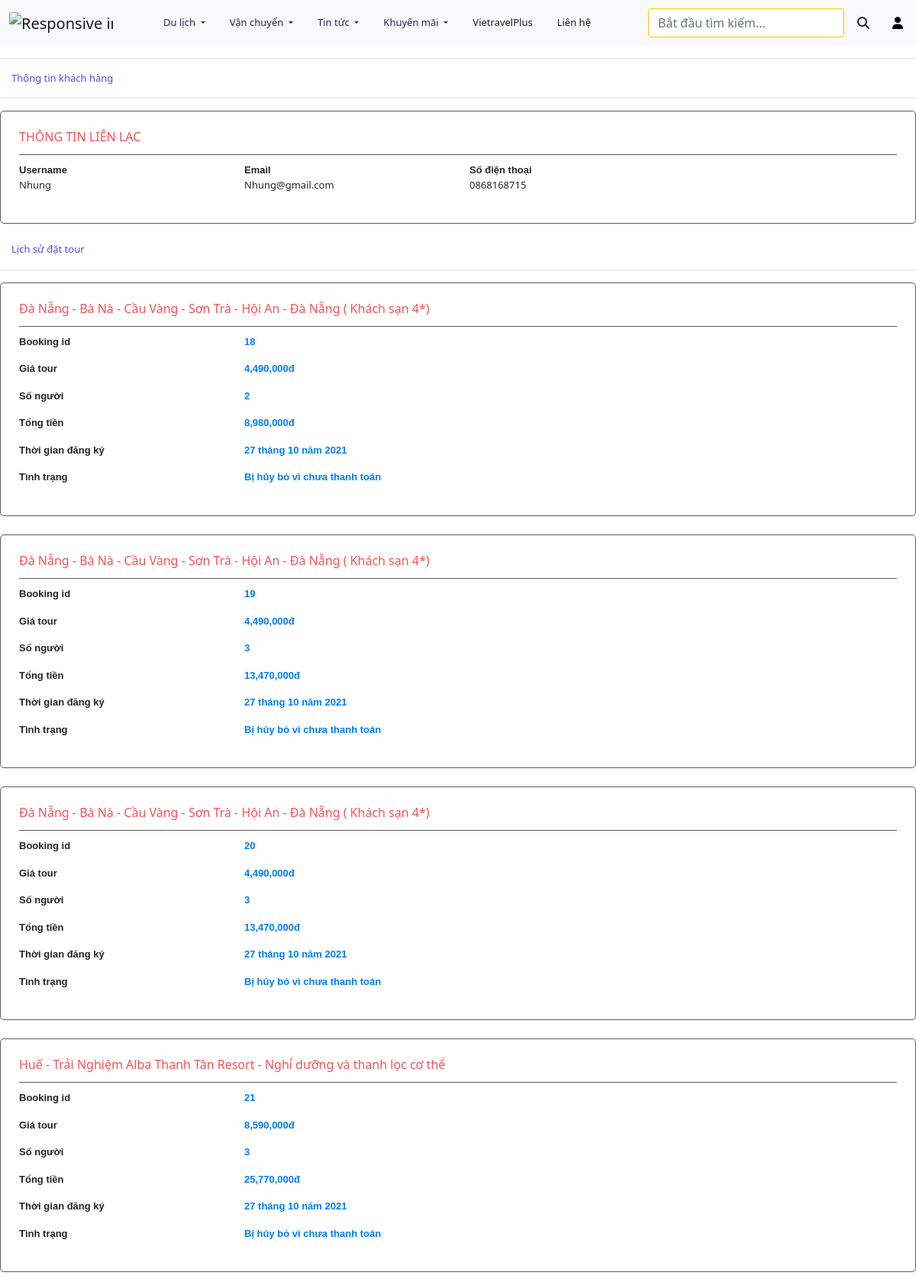
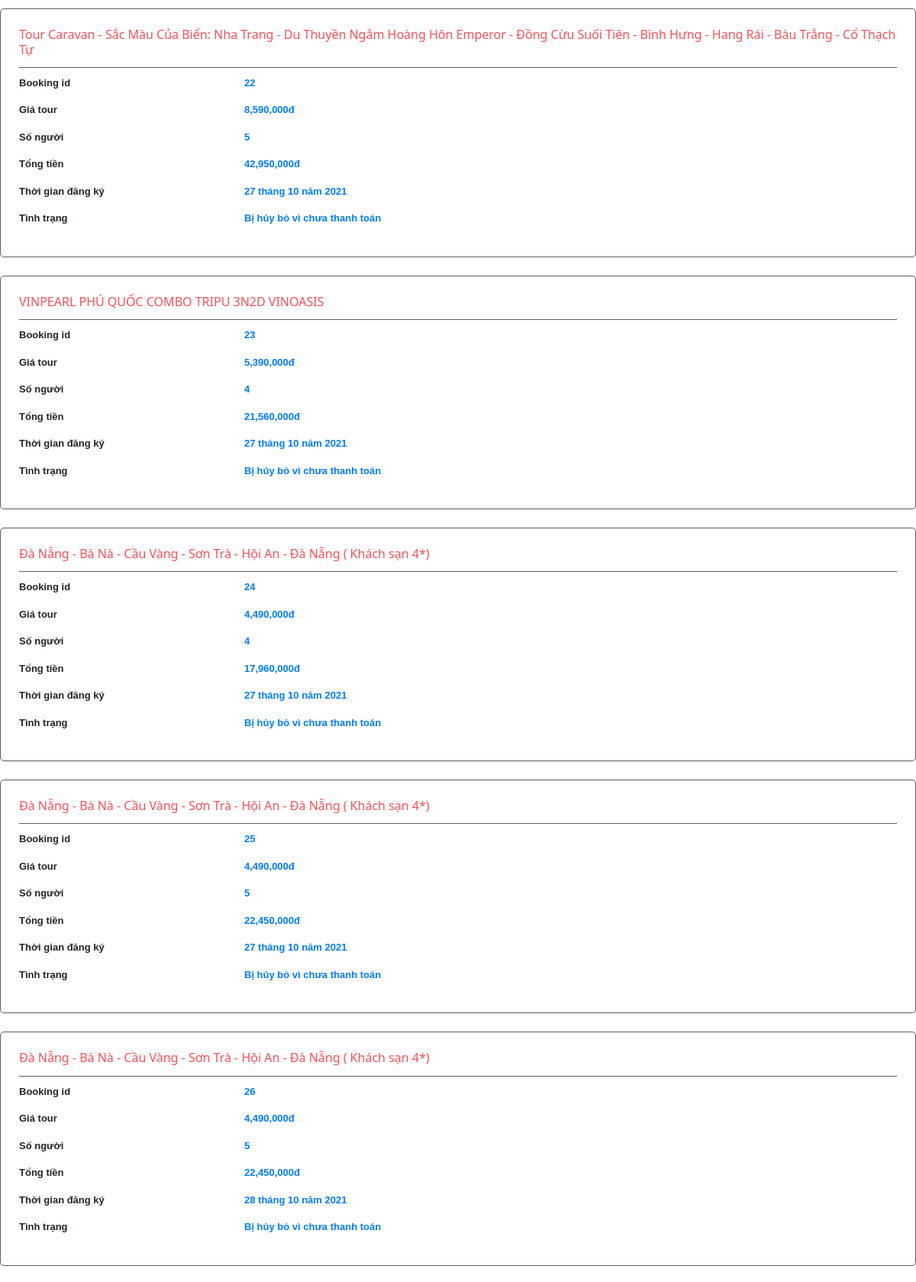
The page /history.php?customer_id=1 (upper part) on the database its author committed (2 pictures, top to bottom).
### tables this page shows
CREATE TABLE `customers` (
  `customer_id` int(11) NOT NULL,
  `user_name` varchar(50) NOT NULL,
  `password` varchar(255) NOT NULL,
  `email` varchar(50) NOT NULL,
  `birthday` datetime NOT NULL,
  `phone_number` varchar(10) NOT NULL,
  `name` varchar(50) NOT NULL,
  `gender` int(1) NOT NULL,
  `status` int(1) NOT NULL,
  `code` varchar(255) NOT NULL,
  `is_admin` int(10) NOT NULL,
  `date_created` datetime NOT NULL DEFAULT current_timestamp()
);

CREATE TABLE `orders` (
  `order_id` int(50) NOT NULL,
  `customer_id` int(50) NOT NULL,
  `tour_id` int(50) NOT NULL,
  `start_time` date NOT NULL,
  `people` int(10) NOT NULL,
  `validation` int(1) NOT NULL,
  `payment` int(1) NOT NULL,
  `date_created` datetime NOT NULL DEFAULT current_timestamp()
);

CREATE TABLE `tours` (
  `tour_id` int(11) NOT NULL,
  `tour_name` varchar(255) NOT NULL,
  `description` varchar(5000) DEFAULT NULL,
  `places` varchar(500) NOT NULL,
  `day_count` int(11) NOT NULL,
  `res_id` int(11) DEFAULT NULL,
  `hotel_id` int(11) DEFAULT NULL,
  `price_per_person` int(11) NOT NULL,
  `image_1` varchar(255) NOT NULL,
  `image_2` varchar(255) NOT NULL,
  `image_3` varchar(255) NOT NULL,
  `image_4` varchar(255) NOT NULL,
  `city_id` int(11) NOT NULL,
  `tour_guide_id` int(11) DEFAULT NULL,
  `tour_type_id` int(10) NOT NULL,
  `tour_rank_id` int(10) NOT NULL,
  `travel_schedule` text DEFAULT NULL,
  `max` int(11) NOT NULL DEFAULT 6
);

### config/database-function.php (called while the page is built, shortened)
<?php
    require_once('database-connection.php');
    function simpleQuery($sql, bool $isGet = true, $params = []){
        global $conn;
        $stmt = $conn -> prepare($sql);
        if(count($params) > 0){
            $types = '';
            foreach($params as $v){
                if(is_int($v)){
                    $types = $types.'i';
                }else if(is_double($v)){
                    $types = $types.'d';
                }else{
                    $types = $types.'s';
                }
            }
            $values = array_values($params);
            $stmt -> bind_param($types, ...$values);
        }
        $stmt -> execute();
        if($isGet){
            $record = $stmt -> get_result() -> fetch_all(MYSQLI_ASSOC);
            return $record;
        }else{
            return $stmt;
        }
    }
?>

### history.php (the view, shortened to what this page needs)
<?php
    $orders = null;
    $customer = null;
    if(isset($_GET)){
        if(isset($_GET["customer_id"]) && $_GET["customer_id"] != null){
            $sql = "select * from tours, orders where orders.tour_id = tours.tour_id and orders.customer_id = ?";
            $orders = simpleQuery($sql, 1, [$_GET["customer_id"]]);
            $sql = "select * from customers where customer_id = ?";
            $customer = simpleQuery($sql, 1, [$_GET["customer_id"]])[0];
        }else{
            header("location: error.php");
        }
    }else{
        header("location: error.php");
    }
    require('templates/header.php');
?>
<div class="mr-auto ml-auto" style="max-width: 1300px">
    <hr>
    <div class="col-12 mt-2">
        <span href="#" style="color:#4D4AEF; font-weight: 500;">Thông tin khách hàng</span>
    </div>
    <hr>
    <div class="h-booking-detail p-4 mb-4">
        <div class="h-heading">
            <h6 class="fw-bold">THÔNG TIN LIÊN LẠC</h6>
        </div>
        <div class="row">
            <?php
                echo '
                    <div class="col-4 col-md-3">
                        <span class="h-label">Username</span>
                        <p class="info">'.$customer["user_name"].'</p>
                    </div>
                    <div class="col-md-3 col-4">
                        <span class="h-label">Email</span>
                        <p class="info">'.$customer["email"].'</p>
                    </div>
                    <div class="col-md-6 col-4">
                        <span class="h-label">Số điện thoại</span>
                        <p class="info">'.$customer["phone_number"].'</p>
                    </div>
                ';
            ?>
        </div>
    </div>
    <div class="col-12 mt-2">
        <span href="#" style="color:#4D4AEF; font-weight: 500;">Lịch sử đặt tour</span>
    </div>
    <hr>
    <?php
        foreach($orders as $order){
            $date = date_create($order["date_created"]);
            $day = date_format($date, "d");
            $month = date_format($date, "m");
            $year = date_format($date, "Y");
            echo '
                <div class="h-booking-detail p-4 mb-4">
                    <div class="h-heading">
                        <h6 class="fw-bold ">'.$order["tour_name"].'</h6>
                    </div>
                    <div class="row item">
                        <div class="col-md-3 col-12 h-label">Booking id</div>
                        <div class="col-md-9 col-12 h-text">
                            <span class="text-primary fw-bold">'.$order['order_id'].'</span>
                        </div>
                    </div>
                    <div class="row item">
                        <div class="col-md-3 col-12 h-label">Giá tour</div>
                        <div class="col-md-9 col-12 h-text">
                            <span class="text-primary fw-bold">'.number_format($order["price_per_person"], 0, "", ",").'đ</span>
                        </div>
                    </div>
                    <div class="row item">
                        <div class="col-md-3 col-12 h-label">Số người</div>
                        <div class="col-md-9 col-12 h-text">
                            <span class="text-primary fw-bold">'.$order["people"].'</span>
                        </div>
                    </div>
                    <div class="row item">
                        <div class="col-md-3 col-12 h-label">Tổng tiền</div>
                        <div class="col-md-9 col-12 h-text">
                            <span class="text-primary fw-bold">'.number_format((int) $order["price_per_person"] * (int) $order["people"], 0, "", ",").'đ</span>
                        </div>
                    </div>
                    <div class="row item">
                        <div class="col-md-3 col-12 h-label">Thời gian đăng ký</div>
                        <div class="col-md-9 col-12 h-text">
                            <span class="text-primary fw-bold">'."$day tháng $month năm $year".'</span>
                        </div>
                    </div>
                    <div class="row item">
                        <div class="col-md-3 col-12 h-label">Tình trạng</div>
                        <div class="col-md-9 col-12 h-text">
                            <span class="text-primary fw-bold">';
                                if($order["validation"] == 0){
                                    echo "Đang chờ mytour xử lý";
                                }else if($order["validation"] == 2){
                                    echo "Đã bị mytour hủy";
                                }else{
                                    if($order["payment"] == 0){
                                        echo "Chưa thanh toán";
                                    }else if($order["payment"] == 1){
                                        echo "Đã thanh toán";
                                    }else{
                                        echo "Bị hủy bỏ vì chưa thanh toán";
                                    }
                                }
                            echo '</span>
                        </div>
                    </div>
                </div>
            ';
        }
    ?>
</div>
<?php
  include('templates/footer.php')
?>

### content/index.css (style rules this page uses)
body { padding: 0; margin: 0; box-sizing: border-box; }
.h-booking-detail { border: 1px solid #5d5d5d; border-radius: 5px; }
.h-heading { color: #fd5056; padding: 0px 0px 5px 0px; border-bottom: 1px solid #5d5d5d; margin-bottom: 10px; }
.h-label { font-family: mulish,sans-serif; font-weight: 700; margin-bottom: 16px; font-size: 13px; }
.h-text { font-family: mulish,sans-serif; font-weight: 700; margin-bottom: 16px; font-size: 13px; }

### css/style.css (style rules this page uses)
:root { --bs-blue: #0d6efd; --bs-indigo: #6610f2; --bs-purple: #6f42c1; --bs-pink: #d63384; --bs-red: #dc3545; --bs-orange: #fd7e14; --bs-yellow: #ffc107; --bs-green: #198754; --bs-teal: #20c997; --bs-cyan: #0dcaf0; --bs-white: #fff; --bs-gray: #6c757d; --bs-gray-dark: #343a40; --bs-primary: #fd5056; --bs-secondary: #2d4271; --bs-success: #198754; --bs-info: #0dcaf0; --bs-warning: #ffc107; --bs-danger: #dc3545; --bs-light: #f8f9fa; --bs-dark: #212529; --bs-font-sans-serif: system-ui, -apple-system, "Segoe UI", Roboto, "Helvetica Neue", Arial, "Noto Sans", "Liberation Sans", sans-serif, "Apple Color Emoji", "Segoe UI Emoji", "Segoe UI Symbol", "Noto Color Emoji"; --bs-font-monospace: SFMono-Regular, Menlo, Monaco, Consolas, "Liberation Mono", "Courier New", monospace; --bs-gradient: linear-gradient( 180deg, rgba(255, 255, 255, 0.15), rgba(255, 255, 255, 0) ); --ui-icon-size-xs: 26px; --ui-icon-size-sm: 31px; --ui-icon-size-md: 39px; --ui-icon-size-lg: 47px; }
body { margin: 0; font-family: var(--bs-font-sans-serif); font-size: 13px; font-weight: 400; line-height: 1.5; color: #212529; background-color: #fff; -webkit-text-size-adjust: 100%; -webkit-tap-highlight-color: transparent; }

### rows shown on the page
customers: user_name "Nhung", email "Nhung@gmail.com", phone_number "0868168715"
orders: tour.tour_name "Đà Nẵng - Bà Nà - Cầu Vàng - Sơn Trà - Hội An - Đà Nẵng ( Khách sạn 4*)", order_id "18", tour.price_per_person "4,490,000", people "2", (int) $order["price_per_person"] * (int) $order["people"] "8,980,000", date_created "27", date_created "10", date_created "2021", validation "Bị hủy bỏ vì chưa thanh toán"
orders: tour.tour_name "Đà Nẵng - Bà Nà - Cầu Vàng - Sơn Trà - Hội An - Đà Nẵng ( Khách sạn 4*)", order_id "19", tour.price_per_person "4,490,000", people "3", (int) $order["price_per_person"] * (int) $order["people"] "13,470,000", date_created "27", date_created "10", date_created "2021", validation "Bị hủy bỏ vì chưa thanh toán"
orders: tour.tour_name "Đà Nẵng - Bà Nà - Cầu Vàng - Sơn Trà - Hội An - Đà Nẵng ( Khách sạn 4*)", order_id "20", tour.price_per_person "4,490,000", people "3", (int) $order["price_per_person"] * (int) $order["people"] "13,470,000", date_created "27", date_created "10", date_created "2021", validation "Bị hủy bỏ vì chưa thanh toán"
orders: tour.tour_name "Huế - Trải Nghiệm Alba Thanh Tân Resort - Nghỉ dưỡng và thanh lọc cơ thể", order_id "21", tour.price_per_person "8,590,000", people "3", (int) $order["price_per_person"] * (int) $order["people"] "25,770,000", date_created "27", date_created "10", date_created "2021", validation "Bị hủy bỏ vì chưa thanh toán"
orders: tour.tour_name "Tour Caravan - Sắc Màu Của Biển: Nha Trang - Du Thuyền Ngắm Hoàng Hôn Emperor - Đồng Cừu Suối Tiên - Bình Hưng - Hang Rái - Bàu Trắng - Cổ Thạch Tự", order_id "22", tour.price_per_person "8,590,000", people "5", (int) $order["price_per_person"] * (int) $order["people"] "42,950,000", date_created "27", date_created "10", date_created "2021", validation "Bị hủy bỏ vì chưa thanh toán"
orders: tour.tour_name "VINPEARL PHÚ QUỐC COMBO TRIPU 3N2D VINOASIS", order_id "23", tour.price_per_person "5,390,000", people "4", (int) $order["price_per_person"] * (int) $order["people"] "21,560,000", date_created "27", date_created "10", date_created "2021", validation "Bị hủy bỏ vì chưa thanh toán"
orders: tour.tour_name "Đà Nẵng - Bà Nà - Cầu Vàng - Sơn Trà - Hội An - Đà Nẵng ( Khách sạn 4*)", order_id "24", tour.price_per_person "4,490,000", people "4", (int) $order["price_per_person"] * (int) $order["people"] "17,960,000", date_created "27", date_created "10", date_created "2021", validation "Bị hủy bỏ vì chưa thanh toán"
orders: tour.tour_name "Đà Nẵng - Bà Nà - Cầu Vàng - Sơn Trà - Hội An - Đà Nẵng ( Khách sạn 4*)", order_id "25", tour.price_per_person "4,490,000", people "5", (int) $order["price_per_person"] * (int) $order["people"] "22,450,000", date_created "27", date_created "10", date_created "2021", validation "Bị hủy bỏ vì chưa thanh toán"
orders: tour.tour_name "Đà Nẵng - Bà Nà - Cầu Vàng - Sơn Trà - Hội An - Đà Nẵng ( Khách sạn 4*)", order_id "26", tour.price_per_person "4,490,000", people "5", (int) $order["price_per_person"] * (int) $order["people"] "22,450,000", date_created "28", date_created "10", date_created "2021", validation "Bị hủy bỏ vì chưa thanh toán"
